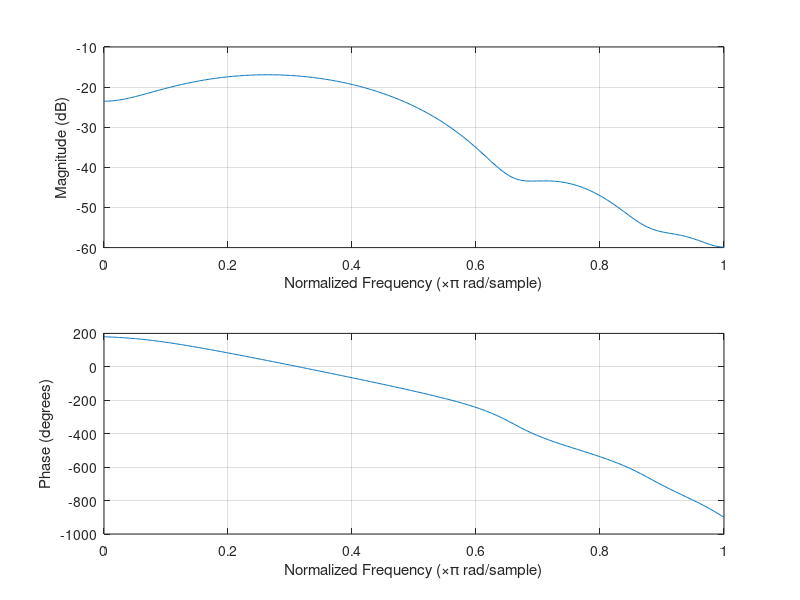

Here is the MATLAB script that generated this plot:
clc;
close all;

%Low Pass Filter
fc=2500
fs=20000
N=10
M=N;

for n=1:N
    if(n~=M)
        hd(n)=sin(((2*pi*fc)/fs)*(n-M))/(pi*(n-M));%LPF for n not equal to M
        
    else
        hd(n)=(2*pi*fc)/(fs*pi);%LPF for n equal to M
    end
    %n=n+1;
end


%Select the window:1.Rectangular 2.Bartlett(Triangular)3.Blackmann 4.Hamming 5.Hanning


k=input('Enter window choice:');

switch(k)
    
    case 1
        for n=1:1:M-1
               w(n)=1; %Rectangular window
        end
        
    case 2
        for n=1:1:M-1
              w(n)=1-(2*(abs(n-((M-1)/2)))/(M-1)); %Bartlett(triangular)window
        end
        
    case 3
        for n=1:1:M-1
              w(n)=0.42-0.5*cos((2*pi*n)/(M-1))+0.8*(cos(4*pi*n)/(M-1));%Blackmann window 
        end
        
    case 4
        for n=1:1:M-1
            w(n)=0.54-0.46*cos((2*pi*n)/(M-1));%Hamming window
        end
        
    case 5
        for n=1:1:M-1
            w(n)=0.5*(1-cos((2*pi*n)/(M-1)));%Hanning window
        end
end
   
    for n=1:1:M-1
        h(n)=hd(n)*w(n);%low pass filter
     %coefficient and different window
    end

    
    freqz(h); 